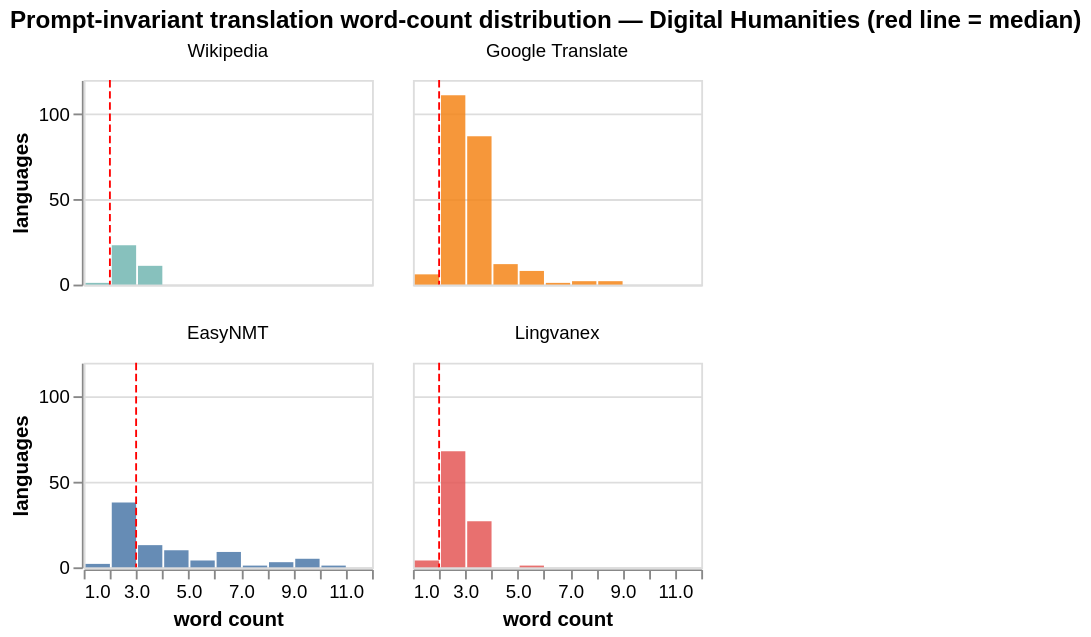

Notebook cell for this chart:
### Markdown cell above
### Prompt-Invariant Word-Count Distribution

Word count is a simple but useful output profile. Since these sources do not vary by prompt, differences in length reflect source behavior rather than prompt design. I keep this view here and reserve the prompt-sensitive version for the LLM notebooks.

### Code cell
length_rows = []
for service, col in BASELINE_SERVICES.items():
    if col not in df.columns:
        continue
    vals = df[col].dropna().astype(str)
    for wc in vals.str.split().str.len():
        length_rows.append({"Service": service, "Word Count": int(wc)})

length_df = pd.DataFrame(length_rows)

bars = alt.Chart(length_df).mark_bar(opacity=0.85).encode(
    x=alt.X("Word Count:Q", bin=alt.Bin(extent=[1, 12], step=1), title="word count"),
    y=alt.Y("count():Q", title="languages"),
    color=alt.Color("Service:N", scale=alt.Scale(scheme="tableau10"), legend=None),
    tooltip=["Service:N", alt.Tooltip("count():Q", title="languages")],
).properties(width=155, height=110)

median_rule = alt.Chart(length_df).mark_rule(color="red", strokeDash=[4, 2]).encode(
    x=alt.X("median(Word Count):Q"),
    tooltip=[alt.Tooltip("median(Word Count):Q", format=".1f", title="median word count")],
)

display(
    alt.layer(bars, median_rule, data=length_df).facet(
        facet=alt.Facet("Service:N", sort=list(BASELINE_SERVICES.keys()), title=None),
        columns=2,
        title=f"Prompt-invariant translation word-count distribution — {TERM} (red line = median)",
    )
)

### Figure 1 — Vega specification as saved in the notebook (floating-point values rounded to 4 significant figures; data arrays with more than 128 entries replaced by an {"elided": "..."} marker saying what was removed)
{"$schema": "https://vega.github.io/schema/vega/v6.json", "data": [{"name": "source_0", "values": {"elided": "456 records"}}, {"name": "data_0", "values": [{"median_Word Count": 2}, {"median_Word Count": 2}, {"median_Word Count": 3}, {"median_Word Count": 2}]}, {"name": "data_1", "values": [{"Service": "Wikipedia", "__count_end": 11.0, "__count_start": 0.0}, {"Service": "Wikipedia", "__count_end": 23.0, "__count_start": 0.0}, {"Service": "Wikipedia", "__count_end": 1.0, "__count_start": 0.0}, {"Service": "Google Translate", "__count_end": 111.0, "__count_start": 0.0}, {"Service": "Google Translate", "__count_end": 87.0, "__count_start": 0.0}, {"Service": "Google Translate", "__count_end": 8.0, "__count_start": 0.0}, {"Service": "Google Translate", "__count_end": 1.0, "__count_start": 0.0}, {"Service": "Google Translate", "__count_end": 2.0, "__count_start": 0.0}, {"Service": "Google Translate", "__count_end": 12.0, "__count_start": 0.0}, {"Service": "Google Translate", "__count_end": 6.0, "__count_start": 0.0}, {"Service": "Google Translate", "__count_end": 2.0, "__count_start": 0.0}, {"Service": "EasyNMT", "__count_end": 13.0, "__count_start": 0.0}, {"Service": "EasyNMT", "__count_end": 38.0, "__count_start": 0.0}, {"Service": "EasyNMT", "__count_end": 10.0, "__count_start": 0.0}, {"Service": "EasyNMT", "__count_end": 9.0, "__count_start": 0.0}, {"Service": "EasyNMT", "__count_end": 4.0, "__count_start": 0.0}, {"Service": "EasyNMT", "__count_end": 5.0, "__count_start": 0.0}, {"Service": "EasyNMT", "__count_end": 3.0, "__count_start": 0.0}, {"Service": "EasyNMT", "__count_end": 1.0, "__count_start": 0.0}, {"Service": "EasyNMT", "__count_end": 2.0, "__count_start": 0.0}, {"Service": "EasyNMT", "__count_end": 1.0, "__count_start": 0.0}, {"Service": "Lingvanex", "__count_end": 68.0, "__count_start": 0.0}, {"Service": "Lingvanex", "__count_end": 27.0, "__count_start": 0.0}, {"Service": "Lingvanex", "__count_end": 4.0, "__count_start": 0.0}, {"Service": "Lingvanex", "__count_end": 1.0, "__count_start": 0.0}]}, {"name": "facet_domain", "values": [{"Service": "Wikipedia", "facet_Service_sort_index": 0.0}, {"Service": "Google Translate", "facet_Service_sort_index": 1.0}, {"Service": "EasyNMT", "facet_Service_sort_index": 2.0}, {"Service": "Lingvanex", "facet_Service_sort_index": 3.0}]}, {"name": "facet_domain_row", "values": [{"data": 0.0}, {"data": 1.0}]}, {"name": "facet_domain_column", "transform": [{"type": "sequence", "start": 0.0, "stop": {"signal": "min(length(data(\"facet_domain\")), 2)"}}]}, {"name": "data_1_color_domain_Service", "values": [{"Service": "Wikipedia"}, {"Service": "Google Translate"}, {"Service": "EasyNMT"}, {"Service": "Lingvanex"}]}], "signals": [{"name": "child_layer_0_bin_extent_1_12_step_1_Word_Count_bins", "value": {"fields": ["Word Count"], "fname": "bin_Word Count", "start": 1.0, "step": 1.0, "stop": 12.0}}, {"name": "child_width", "value": 155}, {"name": "child_height", "value": 110}], "marks": [{"type": "group", "name": "row_header", "from": {"data": "facet_domain_row"}, "encode": {"update": {"height": {"signal": "child_height"}}}, "axes": [{"scale": "y", "title": "languages", "zindex": 0, "labelOverlap": true, "grid": false, "tickCount": {"signal": "ceil(child_height/40)"}, "orient": "left"}], "role": "row-header"}, {"type": "group", "name": "column_footer", "from": {"data": "facet_domain_column"}, "encode": {"update": {"width": {"signal": "child_width"}}}, "axes": [{"scale": "x", "orient": "bottom", "title": "word count", "labelOverlap": true, "tickCount": {"signal": "ceil(child_width/10)"}, "labelFlush": true, "zindex": 0, "grid": false}], "role": "column-footer"}, {"type": "group", "name": "cell", "from": {"facet": {"data": "source_0", "name": "facet", "groupby": ["Service"], "aggregate": {"fields": ["facet_Service_sort_index"], "ops": ["max"], "as": ["facet_Service_sort_index"]}}}, "sort": {"field": ["datum[\"facet_Service_sort_index\"]"], "order": ["ascending"]}, "encode": {"update": {"width": {"signal": "child_width"}, "height": {"signal": "child_height"}}}, "data": [{"name": "data_0", "source": "facet", "transform": [{"type": "aggregate", "groupby": [], "fields": ["Word Count"], "ops": ["median"], "as": ["median_Word Count"]}, {"type": "filter", "expr": "isValid(datum[\"median_Word Count\"]) && isFinite(+datum[\"median_Word Count\"])"}, {"type": "project", "fields": ["median_Word Count"]}]}, {"name": "data_1", "source": "facet", "transform": [{"type": "aggregate", "groupby": ["bin_extent_1_12_step_1_Word Count", "bin_extent_1_12_step_1_Word Count_end", "Service"], "fields": [null], "ops": ["count"], "as": ["__count"]}, {"type": "stack", "field": "__count", "groupby": ["bin_extent_1_12_step_1_Word Count", "bin_extent_1_12_step_1_Word Count_end"], "sort": {"field": ["Service"], "order": ["descending"]}, "as": ["__count_start", "__count_end"], "offset": "zero"}, {"type": "filter", "expr": "isValid(datum[\"bin_extent_1_12_step_1_Word Count\"]) && isFinite(+datum[\"bin_extent_1_12_step_1_Word Count\"])"}, {"type": "project", "fields": ["Service", "__count", "__count_end", "__count_start", "bin_extent_1_12_step_1_Word Count", "bin_extent_1_12_step_1_Word Count_end"]}]}], "marks": [{"type": "rect", "name": "child_layer_0_marks", "from": {"data": "data_1"}, "encode": {"update": {"opacity": {"value": 0.85}, "tooltip": {"signal": "{\"Service\": isValid(datum[\"Service\"]) ? datum[\"Service\"] : \"\"+datum[\"Service\"], \"languages\": format(datum[\"__count\"], \"\")}"}, "x": {"field": "bin_extent_1_12_step_1_Word Count_end", "scale": "x", "offset": {"signal": "0.5 + (abs(scale(\"x\", datum[\"bin_extent_1_12_step_1_Word Count_end\"]) - scale(\"x\", datum[\"bin_extent_1_12_step_1_Word Count\"])) < 0.25 ? 0.5 * (0.25 - (abs(scale(\"x\", datum[\"bin_extent_1_12_step_1_Word Count_end\"]) - scale(\"x\", datum[\"bin_extent_1_12_step_1_Word Count\"])))) : -0.5)"}}, "y": {"field": "__count_end", "scale": "y"}, "fill": {"field": "Service", "scale": "color"}, "x2": {"field": "bin_extent_1_12_step_1_Word Count", "scale": "x", "offset": {"signal": "0.5 + (abs(scale(\"x\", datum[\"bin_extent_1_12_step_1_Word Count_end\"]) - scale(\"x\", datum[\"bin_extent_1_12_step_1_Word Count\"])) < 0.25 ? -0.5 * (0.25 - (abs(scale(\"x\", datum[\"bin_extent_1_12_step_1_Word Count_end\"]) - scale(\"x\", datum[\"bin_extent_1_12_step_1_Word Count\"])))) : 0.5)"}}, "y2": {"field": "__count_start", "scale": "y"}}}, "style": ["bar"]}, {"type": "rule", "name": "child_layer_1_marks", "from": {"data": "data_0"}, "encode": {"update": {"y": {"value": 0}, "stroke": {"value": "red"}, "tooltip": {"signal": "{\"median word count\": format(datum[\"median_Word Count\"], \".1f\")}"}, "y2": {"field": {"signal": null, "datum": null, "group": "height", "parent": null}}, "strokeDash": {"value": [4, 2]}, "x": {"field": "median_Word Count", "scale": "x"}}}, "style": ["rule"]}], "axes": [{"scale": "y", "minExtent": 0, "ticks": false, "labels": false, "domain": false, "grid": true, "aria": false, "gridScale": "x", "maxExtent": 0, "orient": "left", "zindex": 0, "tickCount": {"signal": "ceil(child_height/40)"}}], "title": {"text": {"signal": "isValid(parent[\"Service\"]) ? parent[\"Service\"] : \"\"+parent[\"Service\"]"}, "frame": "group", "style": "guide-label", "offset": 10}, "style": "cell"}], "scales": [{"name": "x", "type": "linear", "domain": {"fields": [{"signal": "[child_layer_0_bin_extent_1_12_step_1_Word_Count_bins.start, child_layer_0_bin_extent_1_12_step_1_Word_Count_bins.stop]"}, {"data": "data_0", "field": "median_Word Count"}]}, "range": [0, {"signal": "child_width"}], "bins": {"signal": "child_layer_0_bin_extent_1_12_step_1_Word_Count_bins"}, "zero": false, "nice": true}, {"name": "y", "type": "linear", "domain": {"data": "data_1", "fields": ["__count_start", "__count_end"]}, "range": [{"signal": "child_height"}, 0], "zero": true, "nice": true}, {"name": "color", "type": "ordinal", "domain": {"data": "data_1_color_domain_Service", "field": "Service", "sort": true}, "range": {"scheme": "tableau10"}}], "title": {"text": "Prompt-invariant translation word-count distribution — Digital Humanities (red line = median)", "anchor": "start"}, "background": "white", "padding": 5, "layout": {"padding": 20, "bounds": "full", "align": "all", "columns": 2}}
